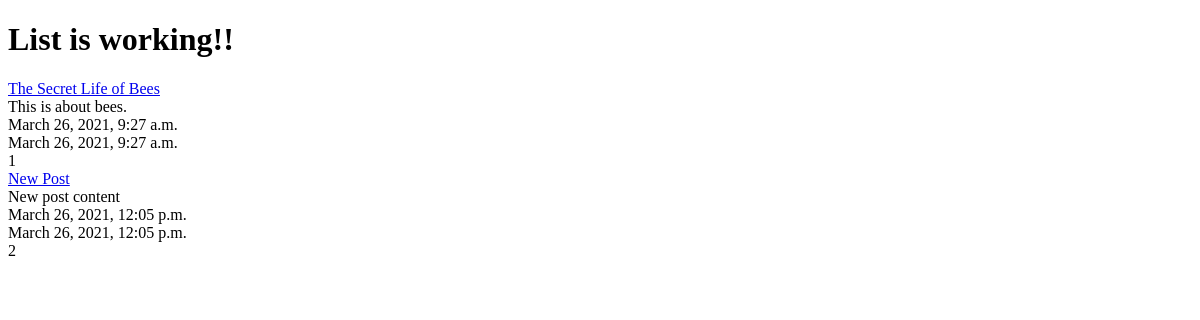
The app's page /posts/, older data.
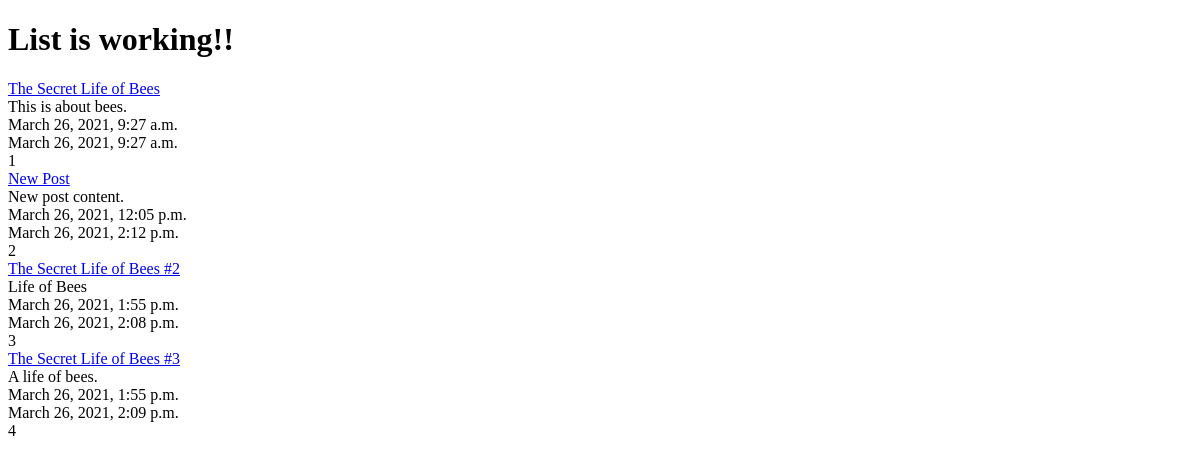
The same page, newer data.
### posts/models.py (models this page shows, shortened)
class Post(models.Model):
    title = models.CharField(max_length=150)
    content = models.TextField()
    updated = models.DateTimeField(auto_now=True, auto_now_add=False)
    timestamp = models.DateTimeField(auto_now=False, auto_now_add=True)
    def get_absolute_url(self):
        return reverse("posts:detail", kwargs={"id": self.id})

### posts/views.py (the view)
def post_list(request):
    queryset = Post.objects.all()
    context = {
            "object_list":queryset,
            "title":"List"
        }
    return render(request,"index.html",context)

### posts/templates/index.html (shortened to what this page needs)
<!DOCTYPE html>
<html lang="en">
<head>
</head>
<body>
    <h1>{{title}} is working!!</h1>
    <p>
        {% for obj in object_list %}
        <a href='{{ obj.get_absolute_url }}'>{{ obj.title }}<br/></a>
        {{ obj.content }}<br/>
        {{ obj.timestamp }}<br/>
        {{ obj.updated }}<br/>
        {{ obj.id }}<br/>
        {% endfor %}
    </p>
</body>
</html>

Row changes from the older to the newer data that the page shows:
changed Post "New Post": content "New post content" → "New post content."; updated "March 26, 2021, 12:05 p.m." → "March 26, 2021, 2:12 p.m."
added Post: title "The Secret Life of Bees #2", content "Life of Bees", timestamp "March 26, 2021, 1:55 p.m.", updated "March 26, 2021, 2:08 p.m.", id "3"
added Post: title "The Secret Life of Bees #3", content "A life of bees.", timestamp "March 26, 2021, 1:55 p.m.", updated "March 26, 2021, 2:09 p.m.", id "4"
